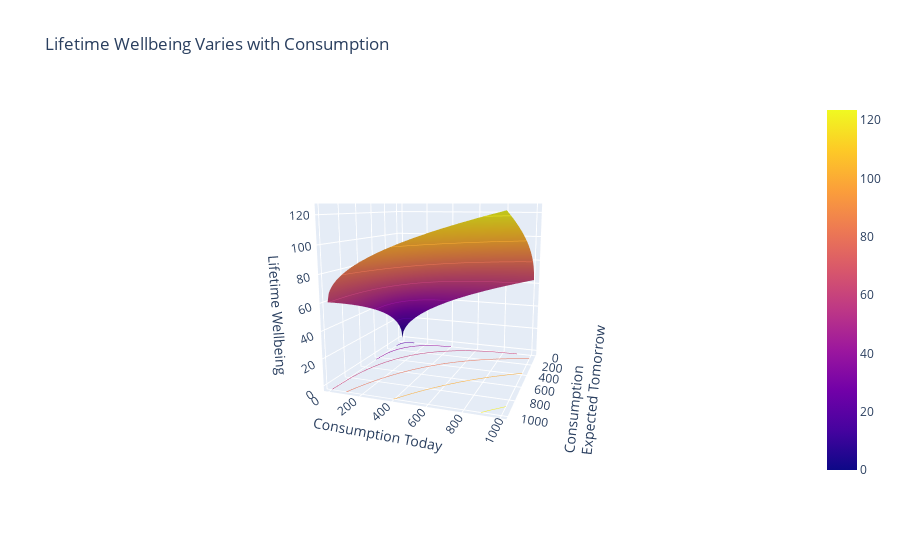

The code cell stored with this chart in its notebook:
### Code cell
# 3d area plotly requires a particular data structure.
# examples reference: https://plotly.com/python/3d-surface-plots/
todays_wellbeing = outcomes_wellbeing.pivot(index='consumption_today', columns='consumption_tomorrow')['lifetime_wellbeing']

# choose x and y axis series to clarify the user's view.
# decision interacts with the 3d visual's angle presented
y=todays_wellbeing.index.values
x=todays_wellbeing.columns.values
z=todays_wellbeing.values.round(1)
titles_axes = dict(
    yaxis_title_text="Consumption Today",
    xaxis_title_text='Consumption <br>Expected Tomorrow', 
    zaxis_title_text="Lifetime Wellbeing"
    )

fig = go.Figure(data=[go.Surface(z=z, x=x, y=y)])

fig.update_traces(
    contours_z=dict(show=True, usecolormap=True, highlightcolor="limegreen", project_z=True),
    hovertemplate=(
        "Consumption Today: %{y}<br>" + 
        "Consumption Expected Tomorrow: %{x}<br>" + 
        "Lifetime Wellbeing: %{z}<br>" + 
        "<extra></extra>" # remove trace name
        )
    )

# better view in the web browser when autosize allowed
fig.update_layout(
    title=dict(text='Lifetime Wellbeing Varies with Consumption'), 
    scene_camera_eye=dict(x=2.5, y=0.88, z=0.5),
    )

# 3d plots axis titles have special access method, vs 2d
# reference: https://community.plotly.com/t/how-to-update-x-y-and-z-axes-titles-for-3d-surface-plots-within-a-subplot/45495
fig.update_scenes(**titles_axes)

fig.show()

### Figure 1 — Plotly figure (JSON) as saved in the notebook; plotly's stock layout.template omitted (floating-point values rounded to 4 significant figures; data arrays with more than 128 entries replaced by an {"elided": "..."} marker saying what was removed)
{"data": [{"contours": {"z": {"highlightcolor": "limegreen", "project": {"z": true}, "show": true, "usecolormap": true}}, "hovertemplate": "Consumption Today: %{y}<br>Consumption Expected Tomorrow: %{x}<br>Lifetime Wellbeing: %{z}<br><extra></extra>", "type": "surface", "x": [0, 10, 20, 30, 40, 51, 61, 71, 81, 91, 101, 111, 121, 131, 141, 152, 162, 172, 182, 192, 202, 212, 222, 232, 242, 253, 263, 273, 283, 293, 303, 313, 323, 333, 343, 354, 364, 374, 384, 394, 404, 414, 424, 434, 444, 455, 465, 475, 485, 495, 505, 515, 525, 535, 545, 556, 566, 576, 586, 596, 606, 616, 626, 636, 646, 657, 667, 677, 687, 697, 707, 717, 727, 737, 747, 758, 768, 778, 788, 798, 808, 818, 828, 838, 848, 859, 869, 879, 889, 899, 909, 919, 929, 939, 949, 960, 970, 980, 990, 1000], "y": [0, 10, 20, 30, 40, 51, 61, 71, 81, 91, 101, 111, 121, 131, 141, 152, 162, 172, 182, 192, 202, 212, 222, 232, 242, 253, 263, 273, 283, 293, 303, 313, 323, 333, 343, 354, 364, 374, 384, 394, 404, 414, 424, 434, 444, 455, 465, 475, 485, 495, 505, 515, 525, 535, 545, 556, 566, 576, 586, 596, 606, 616, 626, 636, 646, 657, 667, 677, 687, 697, 707, 717, 727, 737, 747, 758, 768, 778, 788, 798, 808, 818, 828, 838, 848, 859, 869, 879, 889, 899, 909, 919, 929, 939, 949, 960, 970, 980, 990, 1000], "z": {"elided": "100x100 float values"}}], "layout": {"scene": {"camera": {"eye": {"x": 2.5, "y": 0.88, "z": 0.5}}, "xaxis": {"title": {"text": "Consumption <br>Expected Tomorrow"}}, "yaxis": {"title": {"text": "Consumption Today"}}, "zaxis": {"title": {"text": "Lifetime Wellbeing"}}}, "title": {"text": "Lifetime Wellbeing Varies with Consumption"}}}
